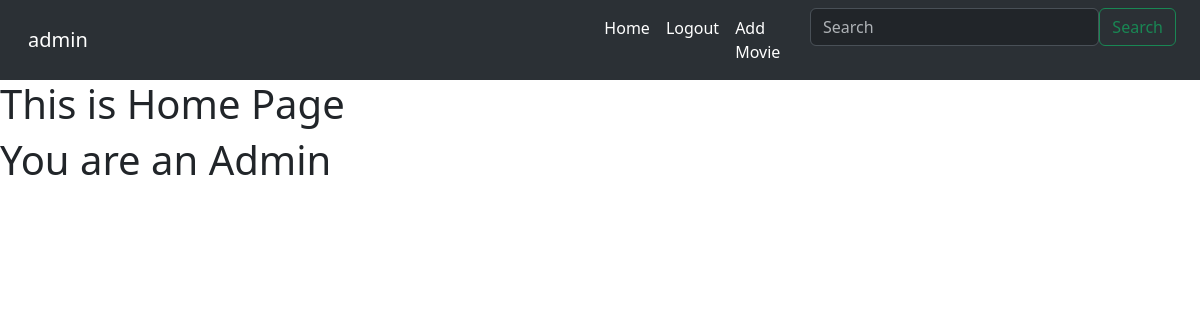
/ (signed in), run on an earlier commit of the app's database.
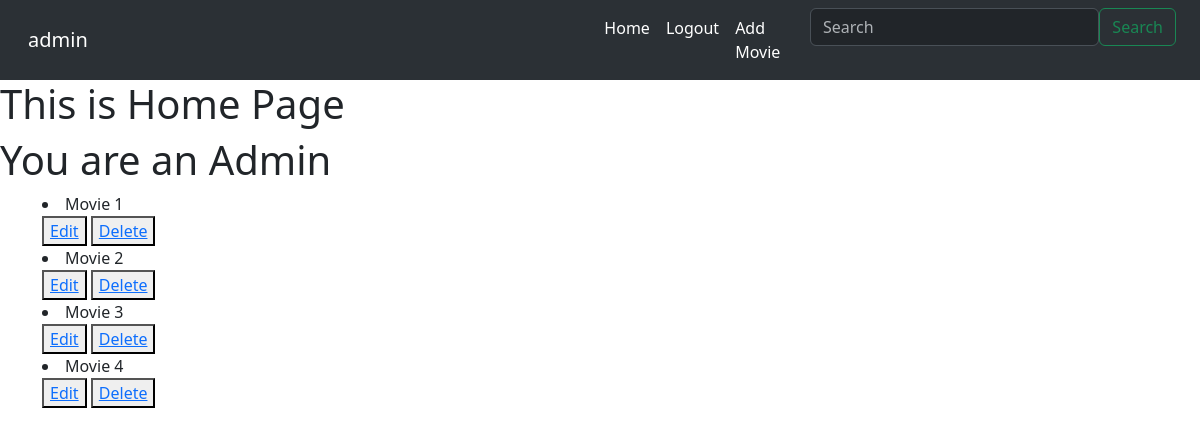
And on a later commit of the database.
### main.py (models this page shows)
class User(db.Model):
    __tablename__ = "user"
    id = db.Column(db.Integer, primary_key = True, autoincrement = True)
    username = db.Column(db.String, nullable = False, unique = True)
    email = db.Column(db.String, nullable = False)
    password = db.Column(db.String, nullable = False)
    idAdmin = db.Column(db.Boolean, default = False)

class Movies(db.Model):
    __tablename__ = "movies"
    id = db.Column(db.Integer, primary_key = True, autoincrement = True)
    movieName = db.Column(db.String, nullable = False)
    admin_id = db.Column(db.Integer, db.ForeignKey("user.id", ondelete = 'CASCADE'), nullable = False)

### main.py (the view)
@app.route("/", methods = ["GET", "POST"])
def index():
    try:
        if USER.idAdmin:
            movies = Movies.query.filter_by(admin_id = USER.id).all()
            return render_template("index.html", name = USER.username, isAdmin = USER.idAdmin, movies = movies)
    except:
        return redirect(url_for('error'))

### templates/index.html (shortened to what this page needs)
<html>
    <head>
        <link rel="stylesheet" href="https://cdn.jsdelivr.net/npm/bootstrap@5.3.2/dist/css/bootstrap.rtl.min.css">
    </head>
    <body>
        {% include 'navbar.html' %}
        <h1>
            This is Home Page
        </h1>
        {% if isAdmin %}
        <h1>You are an Admin</h1>
        {% endif %}
        <div class="container">
        {% for movie in movies %}
        <li>
           {{movie.movieName}}
        </li>
        <button ><a href="/editMovie/{{movie.id}}"> Edit</a></button>
        <button><a href="/deleteMovie/{{movie.id}}"> Delete </a></button>
        {% endfor %}
    </div>
    </body>
</html>

### templates/navbar.html (shortened to what this page needs)
<nav class="navbar navbar-expand-lg bg-body-tertiary" data-bs-theme="dark">
    <div class="container-fluid">
      <a class="navbar-brand" href="/profile">{{name}}</a>
      <div class="collapse navbar-collapse" id="navbarSupportedContent">
        <ul class="navbar-nav me-auto mb-2 mb-lg-0">
          <li class="nav-item">
            <a class="nav-link active" aria-current="page" href="/">Home</a>
          </li>
          <li class="nav-item">
            <a class="nav-link active" aria-current="page" href="/logout">Logout</a>
          </li>
          {% if isAdmin %}
          <li class="nav-item">
            <a class="nav-link active" aria-current="page" href="/addMovie">Add Movie</a>
          </li>
          {% endif %}
          <div class="container-fluid">
            <form class="d-flex" role="search">
              <input class="form-control me-2" type="search" placeholder="Search" aria-label="Search">
              <button class="btn btn-outline-success" type="submit">Search</button>
            </form>
          </div>
      </div>
    </div>
  </nav>

What changed in the data, as far as the page shows it:
added Movies: movieName "Movie 1"
added Movies: movieName "Movie 2"
added Movies: movieName "Movie 3"
added Movies: movieName "Movie 4"
